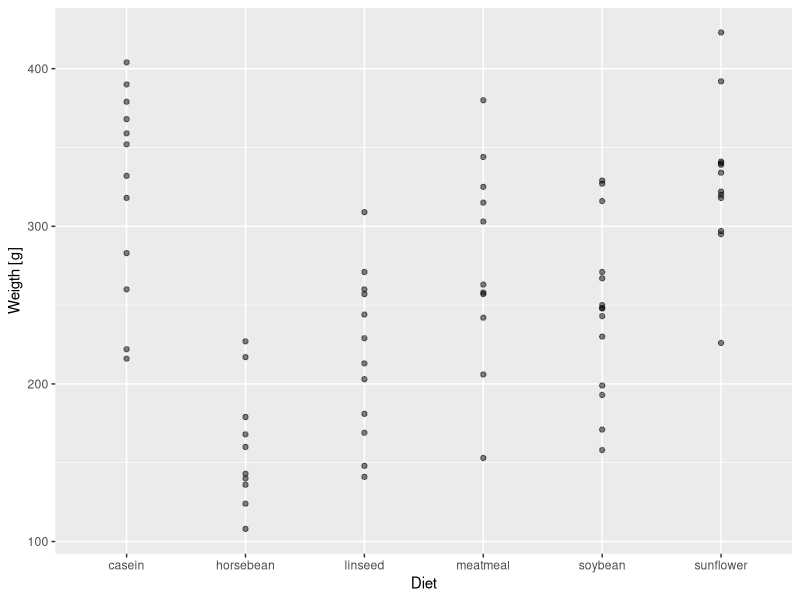
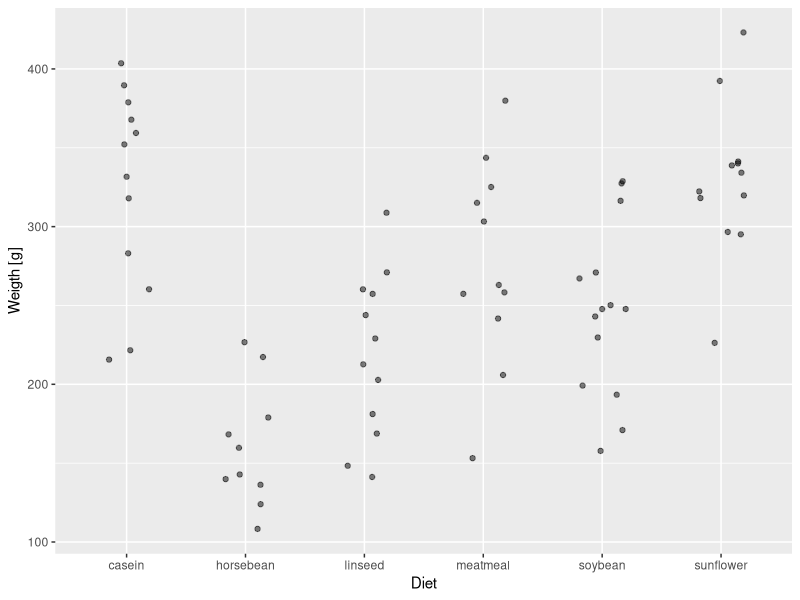
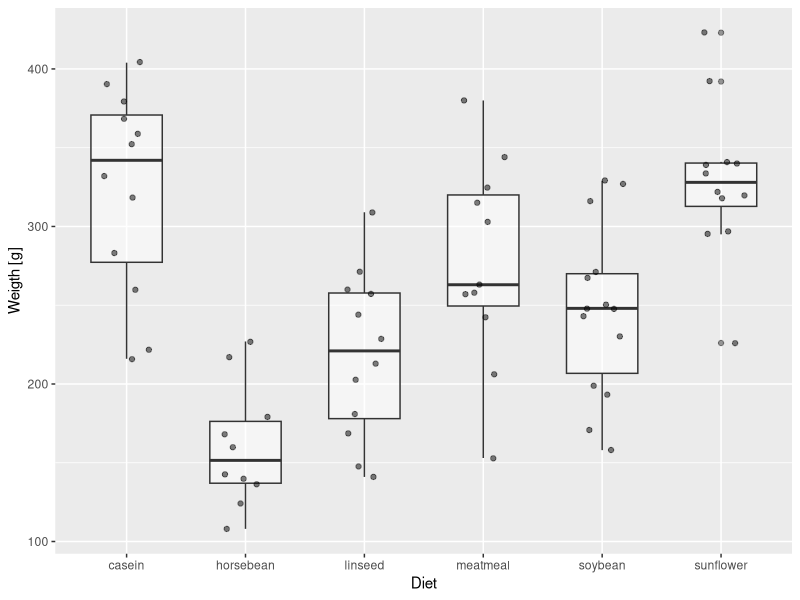
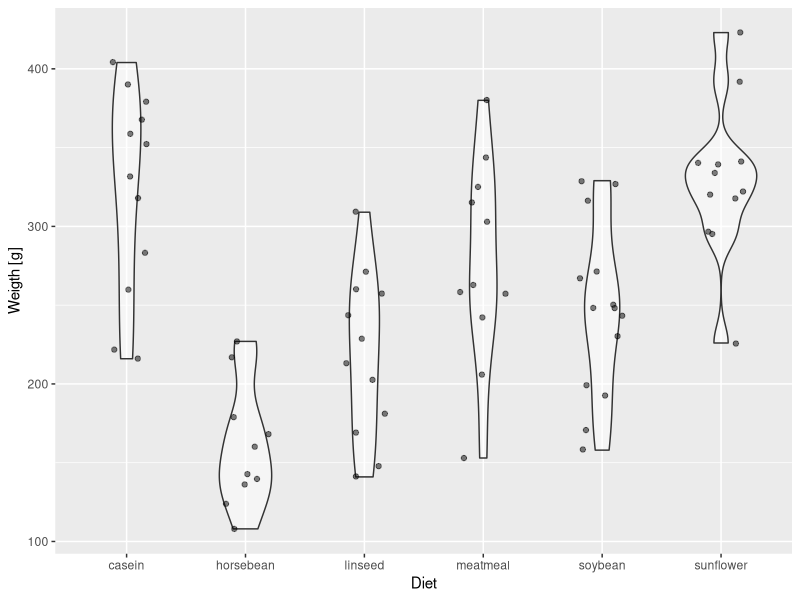
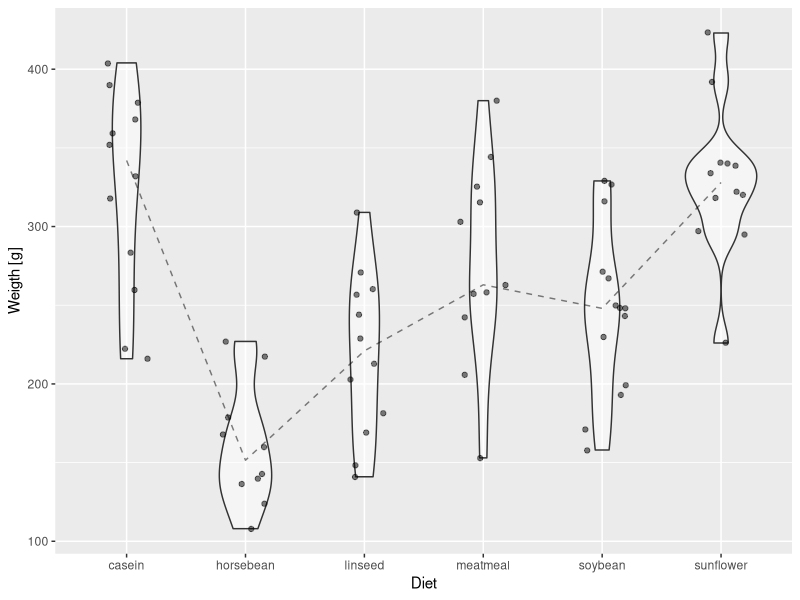
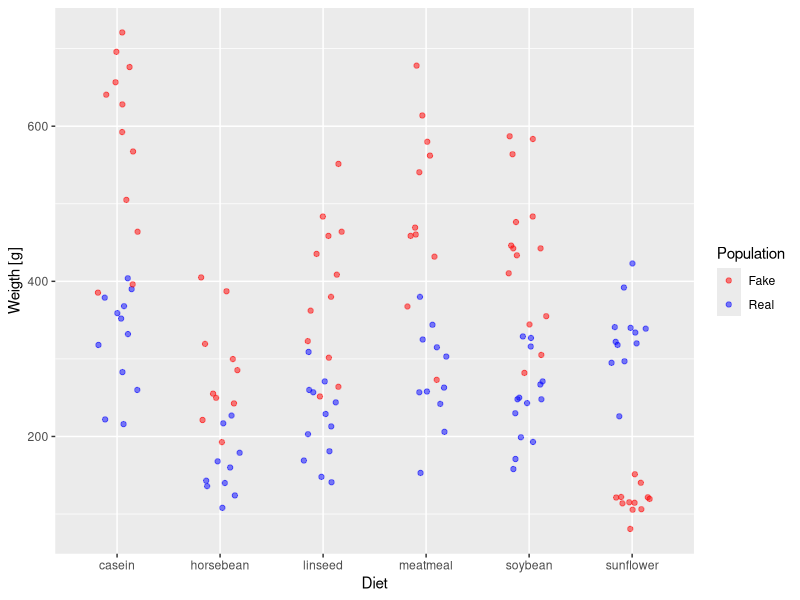
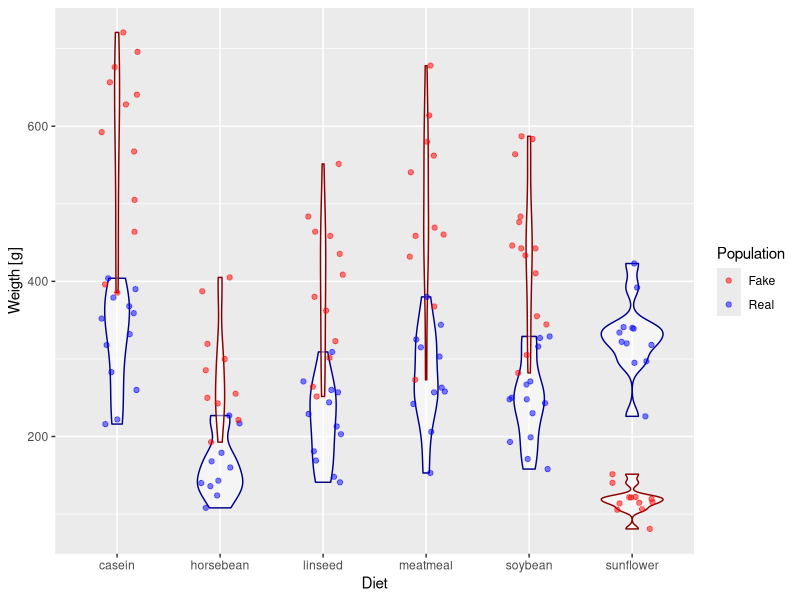
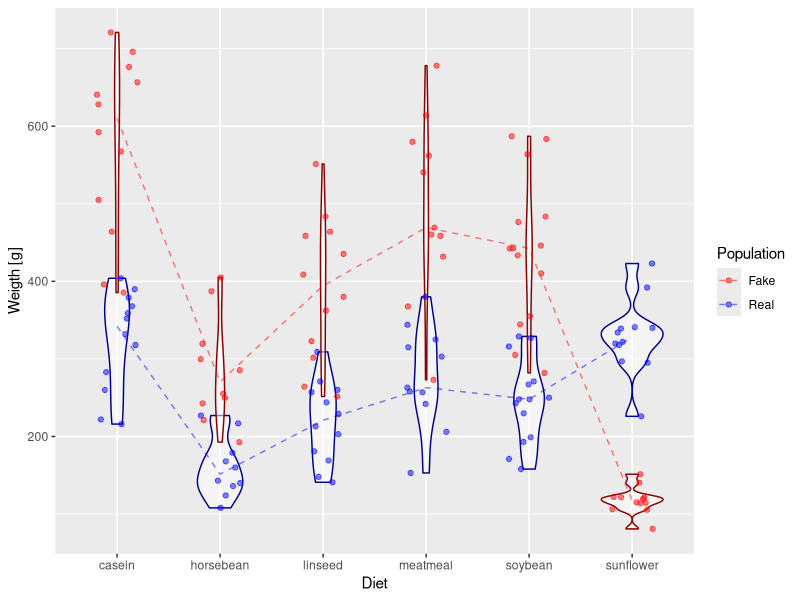

Recreate these plots in R, in order.
## ---- chunk 1
knitr::opts_chunk$set(echo = TRUE)
## ---- chunk 2
library(ggplot2)
## ---- chunk 3

chickenDataset <- chickwts

## ---- chunk 4

chickenScatterPlot <- ggplot()
chickenScatterPlot <- chickenScatterPlot + geom_point(aes(x=chickenDataset$feed, y=chickenDataset$weight), alpha = 0.5)
chickenScatterPlot <- chickenScatterPlot + labs(x = "Diet", y = "Weigth [g]")
plot(chickenScatterPlot)

## ---- chunk 5

chickenJitterPlot <- ggplot()
chickenJitterPlot <- chickenJitterPlot + geom_jitter(aes(x=chickenDataset$feed, y=chickenDataset$weight), width = 0.2, alpha = 0.5)
chickenJitterPlot <- chickenJitterPlot + labs(x = "Diet", y = "Weigth [g]")
plot(chickenJitterPlot)

## ---- chunk 6

chickenBoxPlot <- ggplot()
chickenBoxPlot <- chickenBoxPlot + geom_boxplot(aes(x=chickenDataset$feed, y=chickenDataset$weight), width = 0.6, alpha = 0.5)
chickenBoxPlot <- chickenBoxPlot + geom_jitter(aes(x=chickenDataset$feed, y=chickenDataset$weight), width = 0.2, alpha = 0.5)
chickenBoxPlot <- chickenBoxPlot + labs(x = "Diet", y = "Weigth [g]")
plot(chickenBoxPlot)

## ---- chunk 7

chickenViolinPlot <- ggplot()
chickenViolinPlot <- chickenViolinPlot + geom_violin(aes(x=chickenDataset$feed, y=chickenDataset$weight), width = 0.6, alpha = 0.5)
chickenViolinPlot <- chickenViolinPlot + geom_jitter(aes(x=chickenDataset$feed, y=chickenDataset$weight), width = 0.2, alpha = 0.5)
chickenViolinPlot <- chickenViolinPlot + labs(x = "Diet", y = "Weigth [g]")
plot(chickenViolinPlot)

## ---- chunk 8

medianLabels <- levels(chickenDataset$feed)
medianValues <- c()
medianGroups <- c()
for (level in medianLabels) {
  medianValue <- median(chickenDataset$weight[chickenDataset$feed == level])
  medianValues <- c(medianValues, medianValue)
  medianGroups <- c(medianGroups, "Chicken")
}

chickenViolinPlot <- ggplot()
chickenViolinPlot <- chickenViolinPlot + geom_violin(aes(x=chickenDataset$feed, y=chickenDataset$weight), width = 0.6, alpha = 0.5)
chickenViolinPlot <- chickenViolinPlot + geom_jitter(aes(x=chickenDataset$feed, y=chickenDataset$weight), width = 0.2, alpha = 0.5)
chickenViolinPlot <- chickenViolinPlot + geom_line(aes(x=medianLabels, y=medianValues, group=medianGroups), linetype = "dashed" , alpha = 0.5)
chickenViolinPlot <- chickenViolinPlot + labs(x = "Diet", y = "Weigth [g]")
plot(chickenViolinPlot)

## ---- chunk 9

# 1. We need a population vector that will tell from which population the chicken comes from
populationReal <- character(length(chickenDataset$weight))
populationReal[] <- "Real"
populationFake <- character(length(chickenDataset$weight))
populationFake[] <- "Fake"
newPopulation <- c(populationReal, populationFake)

# 2. We create a vector giving the diet of every chicken
newDiet <- c(chickenDataset$feed, chickenDataset$feed)

# 3. We create the fake weight and append it to the original weight
fakeWeight <- ifelse(chickenDataset$feed == "sunflower",  runif(1, 0.3, 0.6) * chickenDataset$weight, runif(1, 1.7, 1.9) * chickenDataset$weight)
newWeight <- c(chickenDataset$weight, fakeWeight)

# 5. We create a data frame for the fake population
fakeDataset <- data.frame(feed=chickenDataset$feed, weight=fakeWeight)

# 4. we put everything in a new data frame that will this time contain three vectors: the population, the diet, and the weigth
chickenDataset2 <- data.frame(population=newPopulation, feed=newDiet, weight=newWeight)

## ---- chunk 10
colorTrue <- "blue"
colorFake <- "red"

chickenJitterPlot2 <- ggplot()
chickenJitterPlot2 <- chickenJitterPlot2 + geom_jitter(aes(x=chickenDataset2$feed, y=chickenDataset2$weight, col=chickenDataset2$population), width = 0.2, alpha = 0.5)
chickenJitterPlot2 <- chickenJitterPlot2 + labs(x = "Diet", y = "Weigth [g]", col = "Population")
chickenJitterPlot2 <- chickenJitterPlot2 + scale_colour_manual(values = c(colorFake, colorTrue))
plot(chickenJitterPlot2)

## ---- chunk 11

chickenViolinPlot2 <- ggplot()
chickenViolinPlot2 <- chickenViolinPlot2 + geom_violin(aes(x=chickenDataset$feed, y=chickenDataset$weight), col= "darkblue", width = 0.6, alpha = 0.5)
chickenViolinPlot2 <- chickenViolinPlot2 + geom_violin(aes(x=fakeDataset$feed, y=fakeDataset$weight), col= "darkred", width = 0.6, alpha = 0.5)
chickenViolinPlot2 <- chickenViolinPlot2 + geom_jitter(aes(x=chickenDataset2$feed, y=chickenDataset2$weight, col=chickenDataset2$population), width = 0.2, alpha = 0.5)
chickenViolinPlot2 <- chickenViolinPlot2 + labs(x = "Diet", y = "Weigth [g]", col = "Population")
chickenViolinPlot2 <- chickenViolinPlot2 + scale_colour_manual(values = c(colorFake, colorTrue))
plot(chickenViolinPlot2)

## ---- chunk 12

medianLabels <- levels(chickenDataset$feed)
medianValues <- c()
medianGroups <- c()
for (level in medianLabels) {
  medianValue <- median(chickenDataset$weight[chickenDataset$feed == level])
  medianValues <- c(medianValues, medianValue)
  medianGroups <- c(medianGroups, "Real")
}
for (level in medianLabels) {
  medianValue <- median(fakeDataset$weight[fakeDataset$feed == level])
  medianValues <- c(medianValues, medianValue)
  medianGroups <- c(medianGroups, "Fake")
}
medianLabels <- c(medianLabels, medianLabels)

chickenViolinPlot2 <- ggplot()
chickenViolinPlot2 <- chickenViolinPlot2 + geom_violin(aes(x=chickenDataset$feed, y=chickenDataset$weight), col = "darkblue", width = 0.6, alpha = 0.5)
chickenViolinPlot2 <- chickenViolinPlot2 + geom_violin(aes(x=fakeDataset$feed, y=fakeDataset$weight), col = "darkred", width = 0.6, alpha = 0.5)
chickenViolinPlot2 <- chickenViolinPlot2 + geom_jitter(aes(x=chickenDataset2$feed, y=chickenDataset2$weight, col = chickenDataset2$population), width = 0.2, alpha = 0.5)
chickenViolinPlot2 <- chickenViolinPlot2 + geom_line(aes(x=medianLabels, y=medianValues, group=medianGroups, col = medianGroups), alpha = 0.5, linetype = "dashed")
chickenViolinPlot2 <- chickenViolinPlot2 + labs(x = "Diet", y = "Weigth [g]", col = "Population")
chickenViolinPlot2 <- chickenViolinPlot2 + scale_colour_manual(values = c(colorFake, colorTrue))
plot(chickenViolinPlot2)

## ---- chunk 13


chickenViolinPlot2 <- ggplot()
chickenViolinPlot2 <- chickenViolinPlot2 + geom_boxplot(aes(x=chickenDataset$feed, y=chickenDataset$weight), col = "darkblue", width = 0.6, alpha = 0.5)
chickenViolinPlot2 <- chickenViolinPlot2 + geom_boxplot(aes(x=fakeDataset$feed, y=fakeDataset$weight), col = "darkred", width = 0.6, alpha = 0.5)
chickenViolinPlot2 <- chickenViolinPlot2 + geom_jitter(aes(x=chickenDataset2$feed, y=chickenDataset2$weight, col = chickenDataset2$population), width = 0.2, alpha = 0.5)
chickenViolinPlot2 <- chickenViolinPlot2 + geom_line(aes(x=medianLabels, y=medianValues, group=medianGroups, col = medianGroups), alpha = 0.5, linetype = "dashed")
chickenViolinPlot2 <- chickenViolinPlot2 + labs(x = "Diet", y = "Weigth [g]", col = "Population")
chickenViolinPlot2 <- chickenViolinPlot2 + scale_colour_manual(values = c(colorFake, colorTrue))
plot(chickenViolinPlot2)

